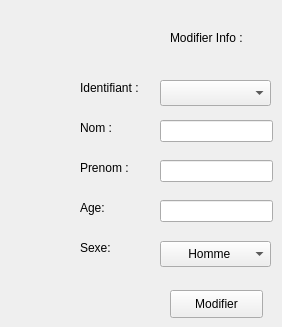
      <widget class="QWidget" name="tab_17">
       <attribute name="title">
        <string>Modifier</string>
       </attribute>
       <widget class="QPushButton" name="Modifier_client">
        <property name="geometry">
         <rect>
          <x>170</x>
          <y>290</y>
          <width>93</width>
          <height>28</height>
         </rect>
        </property>
        <property name="text">
         <string>Modifier</string>
        </property>
       </widget>
       <widget class="QLabel" name="label_25">
        <property name="geometry">
         <rect>
          <x>170</x>
          <y>30</y>
          <width>101</width>
          <height>16</height>
         </rect>
        </property>
        <property name="text">
         <string>Modifier Info :</string>
        </property>
       </widget>
       <widget class="QLabel" name="label_26">
        <property name="geometry">
         <rect>
          <x>80</x>
          <y>160</y>
          <width>55</width>
          <height>16</height>
         </rect>
        </property>
        <property name="text">
         <string>Prenom :</string>
        </property>
       </widget>
       <widget class="QLabel" name="label_27">
        <property name="geometry">
         <rect>
          <x>80</x>
          <y>120</y>
          <width>55</width>
          <height>16</height>
         </rect>
        </property>
        <property name="text">
         <string>Nom :</string>
        </property>
       </widget>
       <widget class="QLineEdit" name="Prenom_client_modif">
        <property name="geometry">
         <rect>
          <x>160</x>
          <y>160</y>
          <width>113</width>
          <height>22</height>
         </rect>
        </property>
       </widget>
       <widget class="QLabel" name="label_28">
        <property name="geometry">
         <rect>
          <x>80</x>
          <y>80</y>
          <width>71</width>
          <height>16</height>
         </rect>
        </property>
        <property name="text">
         <string>Identifiant :</string>
        </property>
       </widget>
       <widget class="QLineEdit" name="nom_client_modif">
        <property name="geometry">
         <rect>
          <x>160</x>
          <y>120</y>
          <width>113</width>
          <height>22</height>
         </rect>
        </property>
       </widget>
       <widget class="QComboBox" name="comboBox_2">
        <property name="geometry">
         <rect>
          <x>160</x>
          <y>241</y>
          <width>111</width>
          <height>26</height>
         </rect>
        </property>
        <item>
         <property name="text">
          <string>       Homme</string>
         </property>
        </item>
        <item>
         <property name="text">
          <string>       Femme</string>
         </property>
        </item>
       </widget>
       <widget class="QLabel" name="label_5">
        <property name="geometry">
         <rect>
          <x>80</x>
          <y>200</y>
          <width>31</width>
          <height>16</height>
         </rect>
        </property>
        <property name="text">
         <string>Age:</string>
        </property>
       </widget>
       <widget class="QLabel" name="label_6">
        <property name="geometry">
         <rect>
          <x>80</x>
          <y>240</y>
          <width>55</width>
          <height>16</height>
         </rect>
        </property>
        <property name="text">
         <string>Sexe:</string>
        </property>
       </widget>
       <widget class="QLineEdit" name="age_client_modif">
        <property name="geometry">
         <rect>
          <x>160</x>
          <y>200</y>
          <width>113</width>
          <height>22</height>
         </rect>
        </property>
       </widget>
       <widget class="QComboBox" name="comboidmodif">
        <property name="geometry">
         <rect>
          <x>160</x>
          <y>80</y>
          <width>111</width>
          <height>26</height>
         </rect>
        </property>
       </widget>
      </widget>
